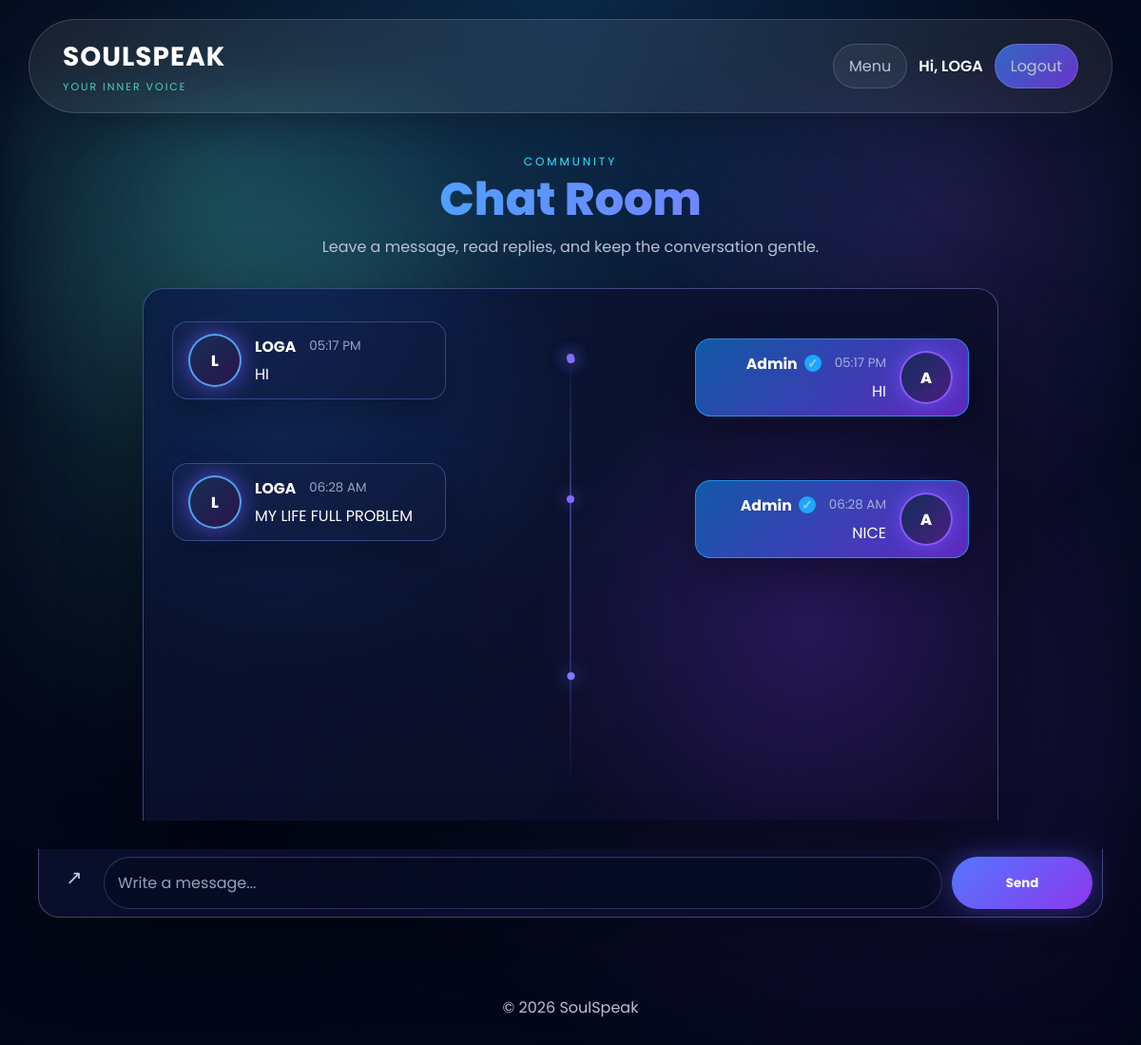
Page /chat (signed in) on the committed database.
### app.py (models this page shows)
class User(UserMixin, db.Model):
    id = db.Column(
        db.Integer,
        primary_key=True
    )
    username = db.Column(
        db.String(100),
        nullable=False
    )
    email = db.Column(
        db.String(150),
        unique=True,
        nullable=False
    )
    password = db.Column(
        db.String(100),
        nullable=False
    )

class Chat(db.Model):
    id = db.Column(
        db.Integer,
        primary_key=True
    )
    message = db.Column(
        db.Text,
        nullable=False
    )
    sender = db.Column(
        db.String(100),
        nullable=False
    )
    user_id = db.Column(
        db.Integer,
        db.ForeignKey('user.id')
    )
    recipient = db.Column(
        db.String(100),
        nullable=False,
        default='Admin'
    )
    reply_to = db.Column(
        db.Integer,
        db.ForeignKey('chat.id'),
        nullable=True
    )
    created_at = db.Column(
        db.DateTime,
        default=datetime.utcnow
    )

### app.py (the view, shortened to what this page needs)
@app.route('/chat', methods=['GET', 'POST'])
@login_required
def chat():
    if is_admin_user():
        all_messages = Chat.query.order_by(Chat.id.asc()).all()
    else:
        all_messages = Chat.query.filter_by(
            user_id=current_user.id
        ).order_by(Chat.id.asc()).all()
    originals = [m for m in all_messages if not m.reply_to]
    replies_map = {}
    for m in all_messages:
        if m.reply_to:
            replies_map.setdefault(m.reply_to, []).append(m)
    return render_template(
        'chat.html',
        originals=originals,
        replies_map=replies_map,
        user=current_user.username,
        is_admin=is_admin_user()
    )

### app.py (called while the page is built)
def is_admin_user(user=None):
    user = user or current_user
    if not getattr(user, 'is_authenticated', False):
        return False
    username = (getattr(user, 'username', '') or '').strip().lower()
    email = (getattr(user, 'email', '') or '').strip().lower()
    return username == 'admin' or email in app.config.get('ADMIN_EMAILS', set())

@app.context_processor
def inject_admin_status():
    return {'is_admin': is_admin_user()}

@login_manager.user_loader
def load_user(user_id):
    return User.query.get(int(user_id))

### templates/chat.html (shortened to what this page needs)
{% extends "base.html" %}
{% block content %}
<main class="app-page">
    <section class="page-heading chat-heading">
        <p class="eyebrow">Community</p>
        <h1>Chat Room</h1>
        <p>Leave a message, read replies, and keep the conversation gentle.</p>
    </section>
    <section class="chat-layout">
        <div class="chat-box">
            {% if originals %}
                {% for msg in originals %}
                    {% set msg_is_admin = msg.sender and msg.sender.lower() == 'admin' %}
                    <div class="chat-row {% if msg_is_admin %}sent-row{% else %}received-row{% endif %}">
                    <article class="message {% if msg_is_admin %}sent{% else %}received{% endif %}">
                        {% if not msg_is_admin %}
                            <div class="chat-avatar">{{ (msg.sender or 'U')[:1]|upper }}</div>
                        {% endif %}
                        <div class="message-body">
                            <div class="message-meta">
                                <strong>{{ msg.sender or 'User' }}</strong>
                                <span>{{ msg.created_at.strftime('%I:%M %p') if msg.created_at is defined and msg.created_at else '' }}</span>
                            </div>
                            <div class="message-text">{{ msg.message }}</div>
                        </div>
                    </article>
                    {% if replies_map.get(msg.id) %}
                        {% for reply in replies_map.get(msg.id) %}
                            {% set reply_is_admin = reply.sender and reply.sender.lower() == 'admin' %}
                            <article class="message reply {% if reply_is_admin %}sent{% else %}received{% endif %}">
                                <div class="message-body">
                                    <div class="message-meta">
                                        <strong>{{ reply.sender or 'User' }}{% if reply_is_admin %}<span class="verified-dot">✓</span>{% endif %}</strong>
                                        <span>{{ reply.created_at.strftime('%I:%M %p') if reply.created_at is defined and reply.created_at else '' }}</span>
                                    </div>
                                    <div class="message-text">{{ reply.message }}</div>
                                </div>
                                {% if reply_is_admin %}
                                    <div class="chat-avatar admin-avatar">A</div>
                                {% endif %}
                            </article>
                        {% endfor %}
                    {% endif %}
                    </div>
                {% endfor %}
            {% else %}
                <p class="empty-state">No messages yet.</p>
            {% endif %}
        </div>
        <form class="send-form chat-compose" method="POST" action="{{ url_for('chat') }}">
            <span class="compose-icon" aria-hidden="true">↗</span>
            <input type="text" name="message" placeholder="Write a message..." required>
            <button type="submit">Send</button>
        </form>
    </section>
</main>
{% endblock %}

### templates/base.html (shortened to what this page needs)
<!DOCTYPE html>
<html lang="en">
<head>
    <link rel="stylesheet" href="{{ url_for('static', filename='style.css') }}">
</head>
<body>
    <header>
        <nav class="navbar">
            <a class="logo" href="{{ url_for('home') }}">
                <span>SOULSPEAK</span>
                <small>Your inner voice</small>
            </a>
            <div class="nav-links">
                {% if current_user.is_authenticated %}
                    <a href="{{ url_for('menu') }}" class="nav-link-btn">Menu</a>
                    <span class="nav-user">Hi, {{ current_user.username }}</span>
                    <a href="{{ url_for('logout') }}" class="nav-link-btn logout-btn">Logout</a>
                {% endif %}
            </div>
        </nav>
    </header>
    {% block content %}{% endblock %}
    <footer>
        <p>&copy; 2026 SoulSpeak</p>
    </footer>
</body>
</html>

### rows in the picture
User: username "LOGA"
Chat: sender "L", sender "LOGA", created_at "05:17 PM", message "HI"
Chat: sender "Admin", created_at "05:17 PM", message "HI"
Chat: sender "L", sender "LOGA", created_at "06:28 AM", message "MY LIFE FULL PROBLEM"
Chat: sender "Admin", created_at "06:28 AM", message "NICE"
